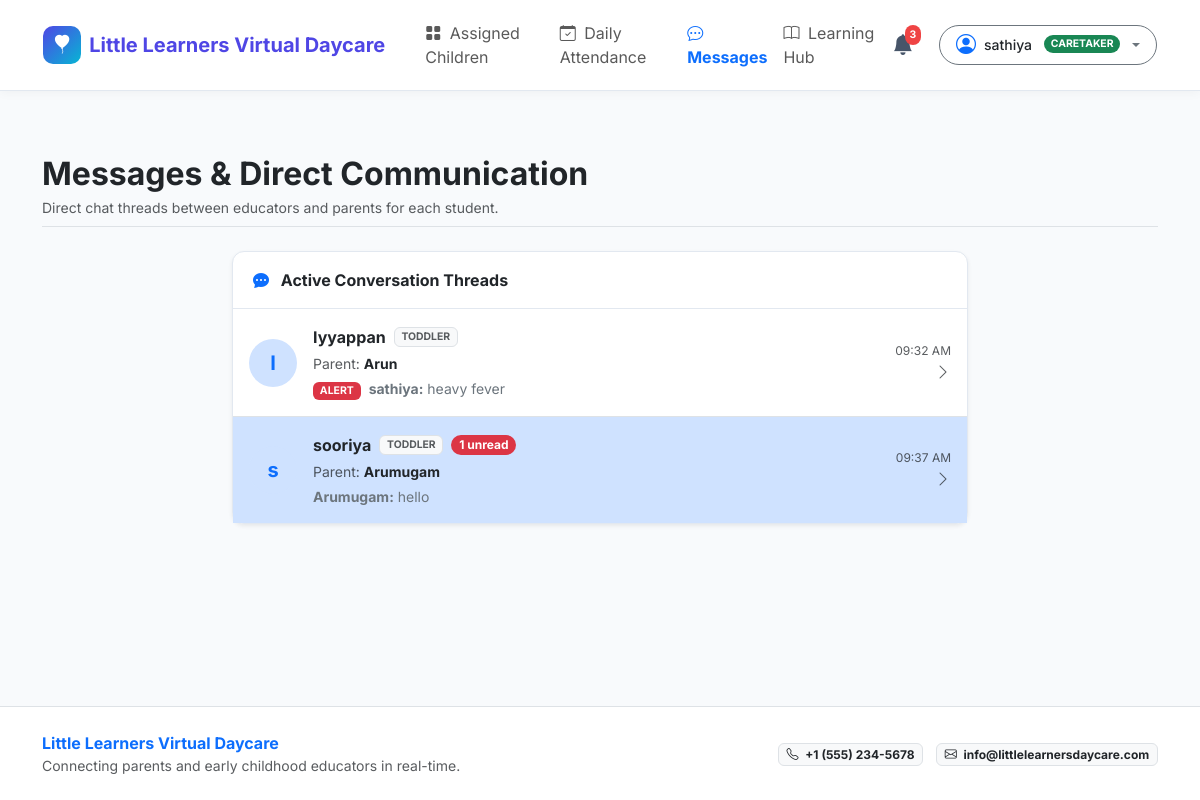
Screenshot of /messages (signed in) with the database file from the repository.
### models/user.py (models this page shows, shortened)
class User(UserMixin, db.Model):
    __tablename__ = 'users'
    id = db.Column(db.Integer, primary_key=True)
    name = db.Column(db.String(120), nullable=False)
    email = db.Column(db.String(120), unique=True, nullable=False, index=True)
    password_hash = db.Column(db.String(256), nullable=False)
    role = db.Column(db.String(20), nullable=False, default='parent') # 'admin', 'caregiver', 'parent'
    phone = db.Column(db.String(30), nullable=True)
    created_at = db.Column(db.DateTime, default=datetime.utcnow)
    is_approved = db.Column(db.Boolean, default=True) # caregivers need admin approval
    reset_token = db.Column(db.String(100), nullable=True, index=True)
    reset_token_expiry = db.Column(db.DateTime, nullable=True)
    parent_children = db.relationship('Child', back_populates='parent', foreign_keys='Child.parent_id', lazy='dynamic')
    assigned_children = db.relationship('Child', back_populates='caregiver', foreign_keys='Child.caregiver_id', lazy='dynamic')
    activity_logs = db.relationship('ActivityLog', back_populates='author', lazy='dynamic')
    photos_uploaded = db.relationship('Photo', back_populates='uploader', lazy='dynamic')
    sent_messages = db.relationship('Message', back_populates='sender', foreign_keys='Message.sender_id', lazy='dynamic')
    received_messages = db.relationship('Message', back_populates='receiver', foreign_keys='Message.receiver_id', lazy='dynamic')
    notifications = db.relationship('Notification', back_populates='user', lazy='dynamic', cascade='all, delete-orphan')
    complaints = db.relationship('Complaint', back_populates='user', lazy='dynamic')
    @property
    def is_admin(self):
        return self.role == 'admin'
    @property
    def is_caretaker(self):
        return self.role in ('caretaker', 'caregiver')
    @property
    def is_caregiver(self):
        return self.is_caretaker
    @property
    def is_parent(self):
        return self.role == 'parent'
    @property
    def display_role(self):
        if self.is_caretaker:
            return "Caretaker"
        return self.role.title()

### models/child.py (models this page shows, shortened)
class Child(db.Model):
    __tablename__ = 'children'
    id = db.Column(db.Integer, primary_key=True)
    name = db.Column(db.String(120), nullable=False)
    dob = db.Column(db.Date, nullable=False)
    gender = db.Column(db.String(20), nullable=True, default='unspecified')
    allergies = db.Column(db.Text, nullable=True)
    notes = db.Column(db.Text, nullable=True)
    photo_url = db.Column(db.String(255), nullable=True)
    qr_code_path = db.Column(db.String(255), nullable=True)
    parent_id = db.Column(db.Integer, db.ForeignKey('users.id'), nullable=False)
    caregiver_id = db.Column(db.Integer, db.ForeignKey('users.id'), nullable=True)
    created_at = db.Column(db.DateTime, default=datetime.utcnow)
    parent = db.relationship('User', foreign_keys=[parent_id], back_populates='parent_children')
    caregiver = db.relationship('User', foreign_keys=[caregiver_id], back_populates='assigned_children')
    activity_logs = db.relationship(
        'ActivityLog', back_populates='child', cascade='all, delete-orphan',
        order_by='ActivityLog.timestamp.desc()', lazy='dynamic'
    )
    photos = db.relationship(
        'Photo', back_populates='child', cascade='all, delete-orphan',
        order_by='Photo.timestamp.desc()', lazy='dynamic'
    )
    attendance_records = db.relationship(
        'Attendance', back_populates='child', cascade='all, delete-orphan',
        order_by='Attendance.date.desc()', lazy='dynamic'
    )
    messages = db.relationship(
        'Message', back_populates='child', cascade='all, delete-orphan',
        order_by='Message.timestamp.asc()', lazy='dynamic'
    )
    @property
    def age_group(self):
        if not self.dob:
            return "all"
        today = date.today()
        age_years = (today - self.dob).days / 365.25
        if age_years < 1.0:
            return "infant"
        elif age_years < 3.0:
            return "toddler"
        else:
            return "preschool"

### models/message.py (models this page shows, shortened)
class Message(db.Model):
    __tablename__ = 'messages'
    id = db.Column(db.Integer, primary_key=True)
    child_id = db.Column(db.Integer, db.ForeignKey('children.id'), nullable=False)
    sender_id = db.Column(db.Integer, db.ForeignKey('users.id'), nullable=False)
    receiver_id = db.Column(db.Integer, db.ForeignKey('users.id'), nullable=False)
    content = db.Column(db.Text, nullable=False)
    timestamp = db.Column(db.DateTime, default=datetime.utcnow, index=True)
    is_alert = db.Column(db.Boolean, default=False)
    alert_severity = db.Column(db.String(20), default='info') # 'info', 'warning', 'critical'
    is_read = db.Column(db.Boolean, default=False)
    child = db.relationship('Child', back_populates='messages')
    sender = db.relationship('User', foreign_keys=[sender_id], back_populates='sent_messages')
    receiver = db.relationship('User', foreign_keys=[receiver_id], back_populates='received_messages')
    @property
    def formatted_time(self):
        return self.timestamp.strftime('%I:%M %p')

### routes/messages.py (the view)
@messages_bp.route('/messages')
@login_required
def message_threads():
    if current_user.is_admin:
        children = Child.query.order_by(Child.name.asc()).all()
    elif current_user.is_caregiver:
        children = Child.query.filter_by(caregiver_id=current_user.id).order_by(Child.name.asc()).all()
    elif current_user.is_parent:
        children = Child.query.filter_by(parent_id=current_user.id).order_by(Child.name.asc()).all()
    else:
        children = []
    threads = []
    for child in children:
        latest_msg = Message.query.filter_by(child_id=child.id).order_by(Message.timestamp.desc()).first()
        unread_count = Message.query.filter_by(
            child_id=child.id,
            receiver_id=current_user.id,
            is_read=False
        ).count()
        threads.append({
            'child': child,
            'latest_message': latest_msg,
            'unread_count': unread_count
        })
    return render_template('messages/list.html', threads=threads)

### templates/messages/list.html (shortened to what this page needs)
{% extends "base.html" %}
{% block content %}
<div class="container py-4">
  <div class="d-flex flex-column flex-md-row justify-content-between align-items-start align-items-md-center gap-2 mb-4 pb-2 border-bottom">
    <div>
      <h2 class="fw-bold text-dark mb-1">Messages &amp; Direct Communication</h2>
      <p class="text-muted small mb-0">Direct chat threads between educators and parents for each student.</p>
    </div>
  </div>
  <div class="row justify-content-center">
    <div class="col-lg-8">
      <div class="card card-custom shadow-sm bg-white">
        <div class="card-header card-header-clean d-flex justify-content-between align-items-center">
          <span class="fw-bold text-dark"><i class="bi bi-chat-dots-fill text-primary me-2"></i> Active Conversation Threads</span>
        </div>
        <div class="card-body p-0">
          {% if threads %}
            <div class="list-group list-group-flush">
              {% for item in threads %}
                {% set child = item.child %}
                {% set msg = item.latest_message %}
                {% set unread = item.unread_count %}
                <a href="{{ url_for('messages.thread', child_id=child.id) }}" class="list-group-item list-group-item-action p-3 {% if unread > 0 %}bg-primary-subtle bg-opacity-25{% endif %}">
                  <div class="d-flex align-items-center justify-content-between">
                    <div class="d-flex align-items-center gap-3">
                      <div class="rounded-circle bg-primary-subtle text-primary fw-bold fs-5 d-flex align-items-center justify-content-center" style="width: 48px; height: 48px;">
                        {{ child.name[:1] }}
                      </div>
                      <div>
                        <div class="d-flex align-items-center gap-2">
                          <strong class="text-dark">{{ child.name }}</strong>
                          <span class="badge bg-light text-muted border text-uppercase" style="font-size: 0.65rem;">{{ child.age_group }}</span>
                          {% if unread > 0 %}
                            <span class="badge bg-danger rounded-pill">{{ unread }} unread</span>
                          {% endif %}
                        </div>
                        <div class="small text-muted mt-1">
                          {% if current_user.is_parent %}
                            Caretaker: <strong class="text-dark">{{ child.caregiver.name if child.caregiver else 'Staff' }}</strong>
                          {% else %}
                            Parent: <strong class="text-dark">{{ child.parent.name if child.parent else 'Parent' }}</strong>
                          {% endif %}
                        </div>
                        {% if msg %}
                          <p class="text-secondary small mb-0 mt-1 text-truncate" style="max-width: 420px;">
                            {% if msg.is_alert %}
                              <span class="badge bg-danger me-1">ALERT</span>
                            {% endif %}
                            <strong>{{ msg.sender.name if msg.sender else 'User' }}:</strong> {{ msg.content }}
                          </p>
                        {% else %}
                          <span class="small text-muted fst-italic">No messages in thread yet. Click to start conversation.</span>
                        {% endif %}
                      </div>
                    </div>
                    <div class="text-end">
                      {% if msg %}
                        <small class="text-muted d-block" style="font-size: 0.75rem;">{{ msg.formatted_time }}</small>
                      {% endif %}
                      <i class="bi bi-chevron-right text-muted"></i>
                    </div>
                  </div>
                </a>
              {% endfor %}
            </div>
          {% else %}
            <div class="text-center py-5 text-muted">
              <i class="bi bi-chat-left-dots fs-2 d-block mb-2"></i>
              No active message threads found.
            </div>
          {% endif %}
        </div>
      </div>
    </div>
  </div>
</div>
{% endblock %}

### templates/base.html (shortened to what this page needs)
<!DOCTYPE html>
<html lang="en">
<head>
  <link href="https://cdn.jsdelivr.net/npm/bootstrap@5.3.3/dist/css/bootstrap.min.css" rel="stylesheet">
  <link href="https://cdn.jsdelivr.net/npm/bootstrap-icons@1.11.3/font/bootstrap-icons.min.css" rel="stylesheet">
  <link rel="stylesheet" href="{{ url_for('static', filename='css/style.css') }}">
</head>
<body>
  <nav class="navbar navbar-expand-lg navbar-custom sticky-top">
    <div class="container-fluid px-lg-4">
      <a class="navbar-brand brand-logo" href="{{ url_for('index') }}">
        <div class="brand-icon">
          <i class="bi bi-balloon-heart-fill"></i>
        </div>
        <span>{{ daycare_name }}</span>
      </a>
      <div class="collapse navbar-collapse" id="navbarMain">
        <ul class="navbar-nav me-auto mb-2 mb-lg-0 ms-lg-3">
          {% if current_user.is_authenticated %}
            {% if current_user.is_admin %}
              <li class="nav-item">
                <a class="nav-link {% if request.endpoint == 'admin.dashboard' %}active fw-bold text-primary{% endif %}" href="{{ url_for('admin.dashboard') }}">
                  <i class="bi bi-speedometer2 me-1"></i> Dashboard
                </a>
              </li>
              <li class="nav-item">
                <a class="nav-link {% if 'caregiver' in request.endpoint %}active fw-bold text-primary{% endif %}" href="{{ url_for('admin.caregivers') }}">
                  <i class="bi bi-person-badge me-1"></i> Caretakers
                </a>
              </li>
              <li class="nav-item">
                <a class="nav-link {% if 'children' in request.endpoint or 'child' in request.endpoint %}active fw-bold text-primary{% endif %}" href="{{ url_for('admin.children') }}">
                  <i class="bi bi-people me-1"></i> Children
                </a>
              </li>
              <li class="nav-item">
                <a class="nav-link {% if 'complaint' in request.endpoint %}active fw-bold text-primary{% endif %}" href="{{ url_for('admin.complaints') }}">
                  <i class="bi bi-chat-square-dots me-1"></i> Inquiries & Complaints
                </a>
              </li>
              <li class="nav-item">
                <a class="nav-link {% if 'learning' in request.endpoint %}active fw-bold text-primary{% endif %}" href="{{ url_for('admin.learning') }}">
                  <i class="bi bi-book me-1"></i> Learning Resources
                </a>
              </li>
            {% elif current_user.is_caregiver and current_user.is_approved %}
              <li class="nav-item">
                <a class="nav-link {% if request.endpoint == 'caregiver.dashboard' %}active fw-bold text-primary{% endif %}" href="{{ url_for('caregiver.dashboard') }}">
                  <i class="bi bi-grid-fill me-1"></i> Assigned Children
                </a>
              </li>
              <li class="nav-item">
                <a class="nav-link {% if request.endpoint == 'caregiver.roster_attendance' %}active fw-bold text-primary{% endif %}" href="{{ url_for('caregiver.roster_attendance') }}">
                  <i class="bi bi-calendar-check me-1"></i> Daily Attendance
                </a>
              </li>
              <li class="nav-item">
                <a class="nav-link {% if 'messages' in request.endpoint %}active fw-bold text-primary{% endif %}" href="{{ url_for('messages.message_threads') }}">
                  <i class="bi bi-chat-dots me-1"></i> Messages
                </a>
              </li>
              <li class="nav-item">
                <a class="nav-link" href="{{ url_for('learning.index') }}">
                  <i class="bi bi-book me-1"></i> Learning Hub
                </a>
              </li>
            {% endif %}
          {% endif %}
        </ul>
        <div class="d-flex align-items-center gap-3">
          {% if current_user.is_authenticated %}
            <div class="dropdown">
              <button class="notification-bell-btn position-relative" type="button" id="notificationBellBtn" data-bs-toggle="dropdown" aria-expanded="false">
                <i class="bi bi-bell-fill"></i>
                <span id="notificationBadge" class="notification-badge {% if unread_notifs_count == 0 %}d-none{% endif %}">
                  {{ unread_notifs_count }}
                </span>
              </button>
            </div>
            <div class="dropdown">
              <button class="btn btn-sm btn-outline-secondary dropdown-toggle d-flex align-items-center gap-2 rounded-pill px-3 py-1" type="button" data-bs-toggle="dropdown" aria-expanded="false">
                <i class="bi bi-person-circle fs-5 text-primary"></i>
                <span class="fw-medium text-dark">{{ current_user.name }}</span>
                <span class="badge {% if current_user.is_admin %}bg-dark{% elif current_user.is_caregiver %}bg-success{% else %}bg-primary{% endif %} rounded-pill ms-1 text-uppercase" style="font-size: 0.65rem;">
                  {{ current_user.display_role }}
                </span>
              </button>
            </div>
          {% else %}
            <a href="{{ url_for('auth.login') }}" class="btn btn-outline-primary btn-sm px-3 rounded-pill fw-medium">Sign In</a>
            <a href="{{ url_for('auth.register') }}" class="btn btn-primary btn-sm px-3 rounded-pill fw-medium">Register</a>
          {% endif %}
        </div>
      </div>
    </div>
  </nav>
  <div class="toast-container position-fixed bottom-0 end-0 p-3" id="toastContainer" style="z-index: 1090;"></div>
  <main class="py-4">
    {% block content %}{% endblock %}
  </main>
  <footer class="bg-white border-top py-4 mt-auto">
    <div class="container">
      <div class="row align-items-center gy-3">
        <div class="col-md-6 text-center text-md-start">
          <span class="fw-bold text-primary">{{ daycare_name }}</span>
          <p class="text-muted small mb-0">Connecting parents and early childhood educators in real-time.</p>
        </div>
        <div class="col-md-6 text-center text-md-end">
          <span class="badge bg-light text-dark border me-2"><i class="bi bi-telephone me-1"></i> {{ daycare_phone }}</span>
          <span class="badge bg-light text-dark border"><i class="bi bi-envelope me-1"></i> {{ daycare_email }}</span>
        </div>
      </div>
    </div>
  </footer>
</body>
</html>

### rows the page displays
User: name "sathiya", display_role "CARETAKER", sender "sathiya"
Child: name "I", name "Iyyappan", age_group "TODDLER"
User: parent "Arun"
Message: content "heavy fever", formatted_time "09:32 AM"
Child: name "s", name "sooriya", age_group "TODDLER"
User: parent "Arumugam", sender "Arumugam"
Message: content "hello", formatted_time "09:37 AM"

### other values shown
{{ daycare_name }} "Little Learners Virtual Daycare"
{{ unread_notifs_count }} "3"
{{ unread }} "1"
{{ daycare_phone }} "+1 (555) 234-5678"
{{ daycare_email }} "info@littlelearnersdaycare.com"
